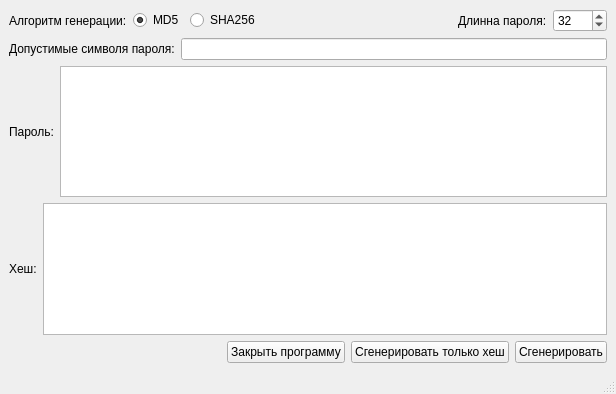
<?xml version="1.0" encoding="UTF-8"?>
<ui version="4.0">
 <class>MainWindow</class>
 <widget class="QMainWindow" name="MainWindow">
  <property name="geometry">
   <rect>
    <x>0</x>
    <y>0</y>
    <width>616</width>
    <height>394</height>
   </rect>
  </property>
  <property name="windowTitle">
   <string>MainWindow</string>
  </property>
  <widget class="QWidget" name="centralwidget">
   <layout class="QVBoxLayout" name="verticalLayout">
    <item>
     <layout class="QHBoxLayout" name="horizontalLayout">
      <item>
       <widget class="QLabel" name="label_algoritm">
        <property name="text">
         <string>Алгоритм генерации:</string>
        </property>
       </widget>
      </item>
      <item>
       <widget class="QRadioButton" name="radioButton_md5">
        <property name="text">
         <string>MD5</string>
        </property>
        <property name="checked">
         <bool>true</bool>
        </property>
       </widget>
      </item>
      <item>
       <widget class="QRadioButton" name="radioButton_sha256">
        <property name="text">
         <string>SHA256</string>
        </property>
       </widget>
      </item>
      <item>
       <spacer name="horizontalSpacer_2">
        <property name="orientation">
         <enum>Qt::Horizontal</enum>
        </property>
        <property name="sizeHint" stdset="0">
         <size>
          <width>40</width>
          <height>20</height>
         </size>
        </property>
       </spacer>
      </item>
      <item>
       <widget class="QLabel" name="label_passlength">
        <property name="text">
         <string>Длинна пароля:</string>
        </property>
       </widget>
      </item>
      <item>
       <widget class="QSpinBox" name="spinBox_passlength">
        <property name="maximum">
         <number>1024</number>
        </property>
        <property name="value">
         <number>32</number>
        </property>
        <property name="displayIntegerBase">
         <number>10</number>
        </property>
       </widget>
      </item>
     </layout>
    </item>
    <item>
     <layout class="QHBoxLayout" name="horizontalLayout_5">
      <item>
       <widget class="QLabel" name="label_3">
        <property name="text">
         <string>Допустимые символя пароля:</string>
        </property>
       </widget>
      </item>
      <item>
       <widget class="QLineEdit" name="acsept_simvols"/>
      </item>
     </layout>
    </item>
    <item>
     <layout class="QHBoxLayout" name="horizontalLayout_4">
      <item>
       <widget class="QLabel" name="label_2">
        <property name="text">
         <string>Пароль:</string>
        </property>
       </widget>
      </item>
      <item>
       <widget class="QTextEdit" name="textEdit_password_generated"/>
      </item>
     </layout>
    </item>
    <item>
     <layout class="QHBoxLayout" name="horizontalLayout_2">
      <item>
       <widget class="QLabel" name="label">
        <property name="text">
         <string>Хеш:</string>
        </property>
       </widget>
      </item>
      <item>
       <widget class="QTextEdit" name="textEdit_hash"/>
      </item>
     </layout>
    </item>
    <item>
     <layout class="QHBoxLayout" name="horizontalLayout_3">
      <item>
       <spacer name="horizontalSpacer">
        <property name="orientation">
         <enum>Qt::Horizontal</enum>
        </property>
        <property name="sizeHint" stdset="0">
         <size>
          <width>40</width>
          <height>20</height>
         </size>
        </property>
       </spacer>
      </item>
      <item>
       <widget class="QPushButton" name="pushButton_close">
        <property name="text">
         <string>Закрыть программу</string>
        </property>
       </widget>
      </item>
      <item>
       <widget class="QPushButton" name="pushButton_generate_hash">
        <property name="text">
         <string>Сгенерировать только хеш</string>
        </property>
       </widget>
      </item>
      <item>
       <widget class="QPushButton" name="pushButton_generate">
        <property name="text">
         <string>Сгенерировать</string>
        </property>
       </widget>
      </item>
     </layout>
    </item>
   </layout>
  </widget>
  <widget class="QStatusBar" name="statusbar"/>
 </widget>
 <resources/>
 <connections>
  <connection>
   <sender>pushButton_close</sender>
   <signal>clicked()</signal>
   <receiver>MainWindow</receiver>
   <slot>close()</slot>
   <hints>
    <hint type="sourcelabel">
     <x>250</x>
     <y>134</y>
    </hint>
    <hint type="destinationlabel">
     <x>230</x>
     <y>88</y>
    </hint>
   </hints>
  </connection>
 </connections>
</ui>
